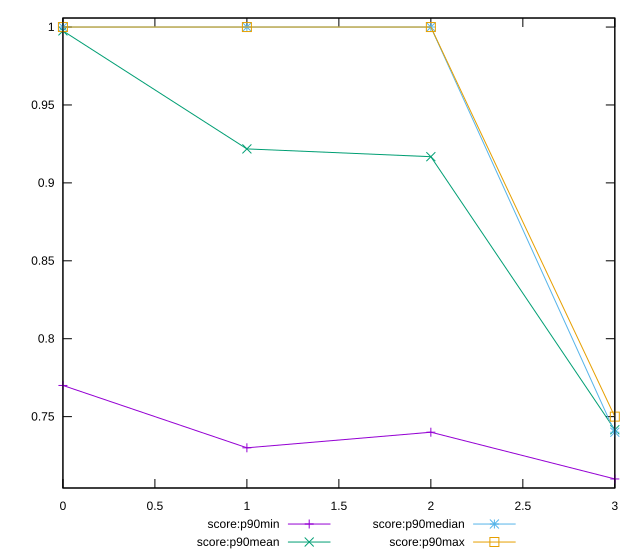

Here is the gnuplot script that generated this plot:
reset

$scoreP90Min <<EOF
0 0.77
1 0.73
2 0.74
3 0.71
EOF

$scoreP90Mean <<EOF
0 0.9975531914893616
1 0.9218085106382978
2 0.9168085106382978
3 0.741595744680851
EOF

$scoreP90Median <<EOF
0 1
1 1
2 1
3 0.74
EOF

$scoreP90Max <<EOF
0 1
1 1
2 1
3 0.75
EOF

set key outside below
set xrange [0:3]
set yrange [0.7041999999999999:1.0058]
set trange [0.7041999999999999:1.0058]
set terminal svg size 640, 560 enhanced background rgb 'white'
set output "reports/report_00028_2021-02-24T12-49-42.674Z/uses-rel-preconnect/progression/score.svg"

plot $scoreP90Min title "score:p90min" with linespoints, \
     $scoreP90Mean title "score:p90mean" with linespoints, \
     $scoreP90Median title "score:p90median" with linespoints, \
     $scoreP90Max title "score:p90max" with linespoints

reset
